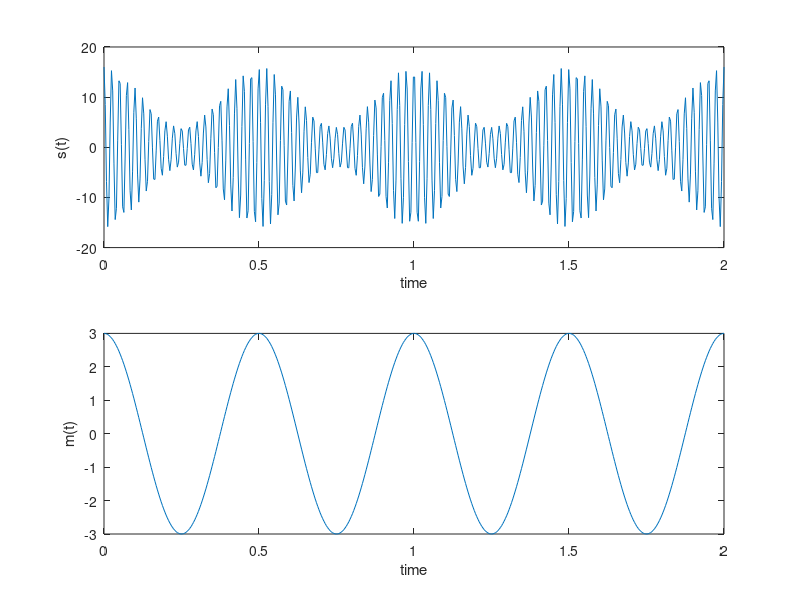

Here is the MATLAB script that generated this plot:
function question1a
%UNTITLED Summary of this function goes here
%   Detailed explanation goes here
x =linspace(0,2,500);
s = (0.2.*3.*cos(2*pi*1000*x)+1).*(10.*cos(2*pi*20000*x));
subplot(2,1,1)
plot(x,s)
xlabel('time')
ylabel('s(t)')
m = 3.*cos(2*pi*1000*x);
subplot(2,1,2)
plot(x,m)
xlabel('time')
ylabel('m(t)')
end
